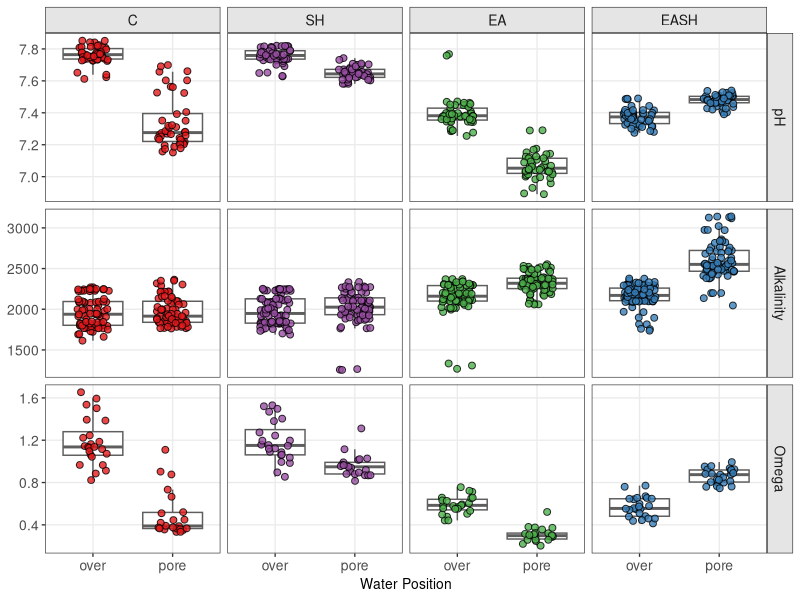
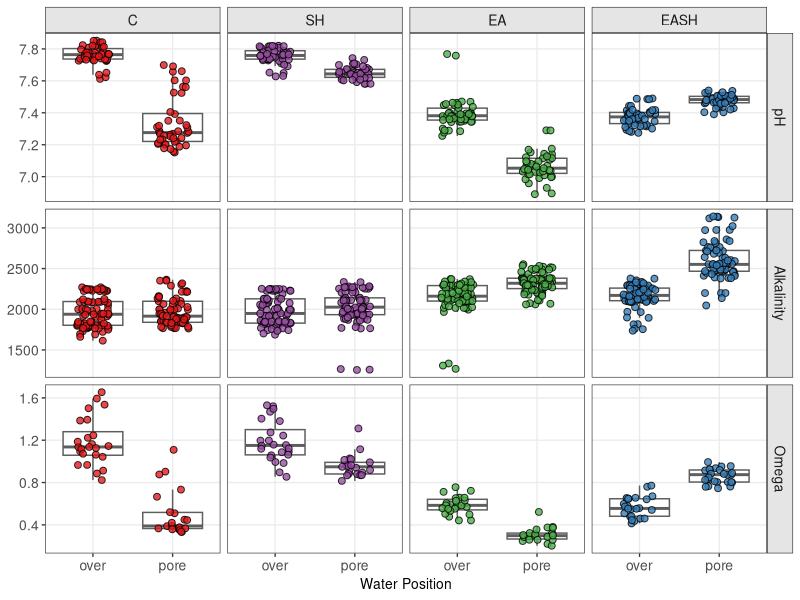
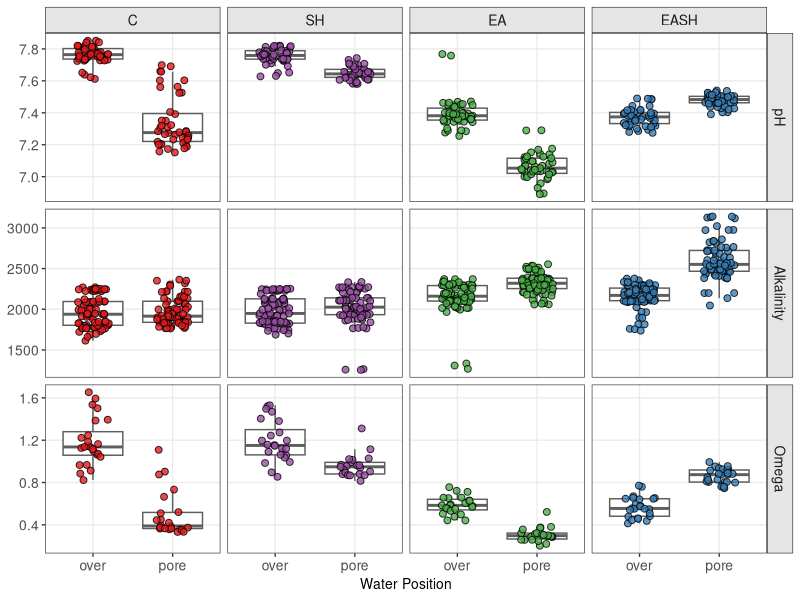

The R source for these figures, in order:
# ----- Libraries -----
library(tidyr)
library(dplyr)
library(ggplot2)

# =========================
# Helper: tidy sample names
# =========================
tidy_names <- function(df, sample_col) {
  splitDF <- as.data.frame(df[[sample_col]])
  colnames(splitDF) <- "Name"
  splitDF$Name_full <- ifelse(grepl("pore", splitDF$Name),
                              splitDF$Name,
                              paste0(splitDF$Name, "_over"))
  splitDF$Name_toSplit <- splitDF$Name_full
  splitDF <- separate(splitDF, col = Name_toSplit,
                      into = c("Date","Bucket","Position"), sep = "_")
  splitDF <- separate(splitDF, col = "Position",
                      into = c("Position","Replicate"), sep = "\\.")
  splitDF$Replicate[is.na(splitDF$Replicate)] <- "3"
  splitDF$Replicate <- as.numeric(splitDF$Replicate)
  splitDF$index <- paste0(seq_len(nrow(splitDF)))
  df$index <- paste0(seq_len(nrow(splitDF)))
  left_join(splitDF, df, by = "index")
}

# =========================
# Read & wrangle: pH
# =========================
pH_raw <- read.csv("pH_11_16_2023.csv")
pH_raw <- pH_raw[!grepl("sump", pH_raw$Sample), ]
DF_pH  <- tidy_names(pH_raw, "Sample")

# Pool buckets (C1+C2->C etc.) and normalize dates
DF_pH$Bucket_pool <- gsub("[[:digit:]]+", "", DF_pH$Bucket)
DF_pH$Date <- gsub("D1","D01", DF_pH$Date)
DF_pH$Date <- gsub("D4","D04", DF_pH$Date)
DF_pH$Date <- gsub("D011","D11", DF_pH$Date)
DF_pH$Date <- gsub("D018","D18", DF_pH$Date)
DF_pH$Date <- gsub("D046","D46", DF_pH$Date)
DF_pH$Time <- as.numeric(gsub("D","", DF_pH$Date))

# Rename OA→EA, OASH→EASH (both pooled & individual)
DF_pH <- DF_pH %>%
  mutate(Bucket_pool = recode(Bucket_pool, "OA"="EA", "OASH"="EASH"),
         Bucket = recode(Bucket,
                         "OA1"="EA1","OA2"="EA2","OASH1"="EASH1","OASH2"="EASH2"))

# =========================
# Read & wrangle: Alkalinity
# =========================
alk_raw <- read.csv("alkalinity_11_16_2023.csv")
alk_raw <- alk_raw[!grepl("sump", alk_raw$Short.name), ]
DF_alk  <- tidy_names(alk_raw, "Short.name")

DF_alk$Bucket_pool <- gsub("[[:digit:]]+", "", DF_alk$Bucket)
DF_alk$Date <- gsub("D1","D01", DF_alk$Date)
DF_alk$Date <- gsub("D4","D04", DF_alk$Date)
DF_alk$Date <- gsub("D011","D11", DF_alk$Date)
DF_alk$Date <- gsub("D018","D18", DF_alk$Date)
DF_alk$Date <- gsub("D046","D46", DF_alk$Date)
DF_alk$Time <- as.numeric(gsub("D","", DF_alk$Date))

DF_alk <- DF_alk %>%
  mutate(Bucket      = stringr::str_replace_all(Bucket,      c("OA1"="EA1","OA2"="EA2","OASH1"="EASH1","OASH2"="EASH2")),
         Bucket_pool = stringr::str_replace_all(Bucket_pool, c("OA"="EA","OASH"="EASH")))

# =========================
# Read & wrangle: Omega
# =========================
omega_raw <- read.csv("omega_11_16_2023.csv")
DF_om     <- tidy_names(omega_raw, "Sample")

DF_om$Bucket_pool <- gsub("[[:digit:]]+", "", DF_om$Bucket)
DF_om$Date <- gsub("D1","D01", DF_om$Date)
DF_om$Date <- gsub("D4","D04", DF_om$Date)
DF_om$Date <- gsub("D011","D11", DF_om$Date)
DF_om$Date <- gsub("D018","D18", DF_om$Date)
DF_om$Date <- gsub("D046","D46", DF_om$Date)
DF_om$Time <- as.numeric(gsub("D","", DF_om$Date))

DF_om <- DF_om %>%
  mutate(Bucket = gsub("OA1","EA1", Bucket),
         Bucket = gsub("OA2","EA2", Bucket),
         Bucket = gsub("OASH1","EASH1", Bucket),
         Bucket = gsub("OASH2","EASH2", Bucket),
         Bucket_pool = gsub("OA","EA", gsub("OASH","EASH", Bucket_pool)))

# =========================
# Standardize factors/order
# =========================
bucket_order  <- c("C","SH","EA","EASH")
position_order<- c("over","pore")

DF_pH$Bucket_pool   <- factor(DF_pH$Bucket_pool,   levels = bucket_order)
DF_alk$Bucket_pool  <- factor(DF_alk$Bucket_pool,  levels = bucket_order)
DF_om$Bucket_pool   <- factor(DF_om$Bucket_pool,   levels = bucket_order)

DF_pH$Position  <- factor(DF_pH$Position,  levels = position_order)
DF_alk$Position <- factor(DF_alk$Position, levels = position_order)
DF_om$Position  <- factor(DF_om$Position,  levels = position_order)

# =========================
# Build a single long table
# =========================
pH_long <- DF_pH %>%
  transmute(Bucket_pool, Position, Value = pH.corrected.TRIS, Measure = "pH")

alk_long <- DF_alk %>%
  transmute(Bucket_pool, Position, Value = Final.corrected.TA, Measure = "Alkalinity")

om_long <- DF_om %>%
  transmute(Bucket_pool, Position, Value = OmegaAragonite, Measure = "Omega")

all_long <- bind_rows(pH_long, alk_long, om_long)
all_long$Measure <- factor(all_long$Measure, levels = c("pH","Alkalinity","Omega"))

# =========================
# 3x4 matrix of boxplots with custom colors
# =========================

matrix_3x4 <- ggplot(all_long, aes(x = Position, y = Value)) +
  geom_boxplot(color = "#5e5e5e", outlier.shape = NA) +
  # jitter points, colored by treatment
  geom_point(
    aes(fill = Bucket_pool),
    position = position_jitter(width = 0.2, height = 0),
    shape = 21, size = 2, alpha = 0.8
  ) +
  facet_grid(Measure ~ Bucket_pool, scales = "free_y", space = "free_x") +
  xlab("Water Position") + ylab(NULL) +
  theme_bw(base_size = 10) +   # set global font size to 10 pt
  theme(
    legend.position = "none",               
    strip.background = element_rect(fill = "grey90"),
    panel.grid.minor = element_blank(),
    axis.title = element_text(size = 10),
    axis.text = element_text(size = 10),
    strip.text = element_text(size = 10)
  ) +
  # custom muted colors: C=red, SH=purple, EA=green, EASH=blue
  scale_fill_manual(values = c(
    "C"    = "#e41a1c",  # muted red
    "SH"   = "#984ea3",  # muted purple
    "EA"   = "#4daf4a",  # muted green
    "EASH" = "#377eb8"   # muted blue
  ))

# Show plot
matrix_3x4

# Export at Word-friendly size (fits text width ~6.9 in)
ggsave("combined_boxplots_3x4.pdf", matrix_3x4, 
       width = 6.9, height = 5.5, units = "in", dpi = 300)

ggsave("combined_boxplots_3x4.png", matrix_3x4, 
       width = 6.9, height = 5.5, units = "in", dpi = 300)
